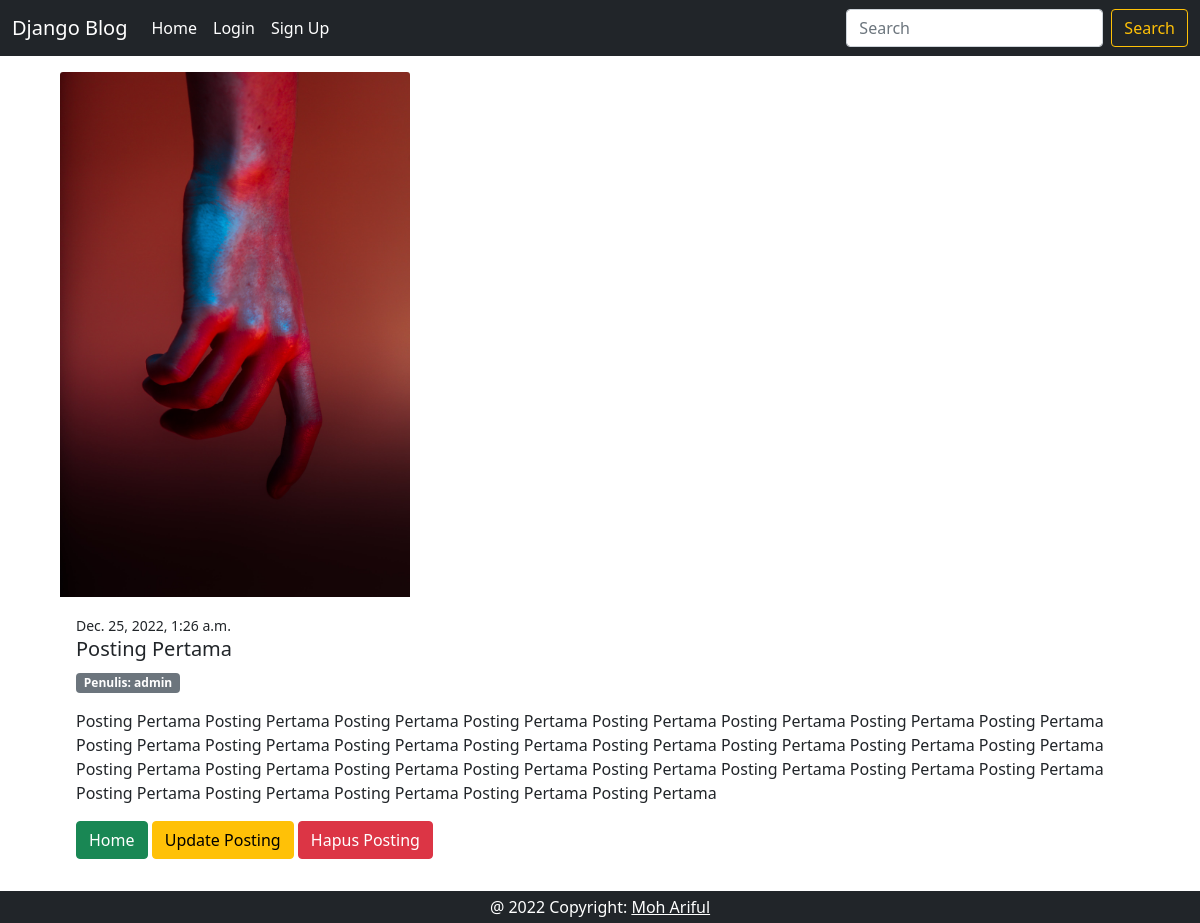
/detail/1, run on the app's committed database.
### posting/models.py (models this page shows, shortened)
class Posting(models.Model):
    judul = models.CharField(max_length=200)
    konten = models.TextField()
    image = models.ImageField(null=True, blank=True, upload_to='images')
    date = models.DateTimeField()
    penulis = models.ForeignKey(User, on_delete=models.CASCADE)

### posting/views.py (the view)
# urls.py: path('detail/<int:pk>', PostingView.as_view(), name='detail'),
class PostingView(View):
    def get(self, request, pk, *args, **kwargs):
        posting = get_object_or_404(Posting, pk=pk)
        if cache.get(posting.pk):
            posting = cache.get(posting.pk)
            print("Diambil dari cache RAM")
        else:
            posting = get_object_or_404(Posting, pk=pk)
            cache.set(posting.pk, posting)
            print("Diambil dari disk database")
        context = {
            'posting': posting
        }
        return render(request, 'posting/detail.html', context)

### templates/posting/detail.html (shortened to what this page needs)
{% extends 'base.html' %}
{% block content %}
<div class="container mt-3 mb-5 justify-content-center" style="width: 69rem;">
    <img src="{{ posting.image.url }}"  style="width:350px" class="card-img-top" alt="my image">
    <div class="card-body">
        <small>{{ posting.date }}</small>
      <h5 class="card-title">{{ posting.judul }}</h5>
      <p class='badge bg-secondary'>Penulis: {{ posting.penulis }} </p>
      <p class="card-text">{{ posting.konten }}</p>
      <a href="{% url 'index' %}" class="btn btn-success">Home</a>
      <a href="{% url 'update' posting.pk %}" class="btn btn-warning">Update Posting</a>
      <a href="{% url 'delete' posting.pk %}" class="btn btn-danger">Hapus Posting</a>
    </div>
  </div>
{% endblock %}

### data on the page
Posting: image (picture), date "Dec. 25, 2022, 1:26 a.m.", judul "Posting Pertama", penulis "admin", konten "Posting Pertama Posting Pertama Posting Pertama Posting Pertama Posting Pertama Posting Pertama Posting Pertama Posting Pertama Posting Pertama Posting Pertama Posting Pertama Posting Pertama Posting Pertama Posting Pertama Posting Pertama Posting Pertama Posting Pertama Posting Pertama Posting Pertama Posting Pertama Posting Pertama Posting Pertama Posting Pertama Posting Pertama Posting Pertama Posting Pertama Posting Pertama Posting Pertama Posting Pertama"
